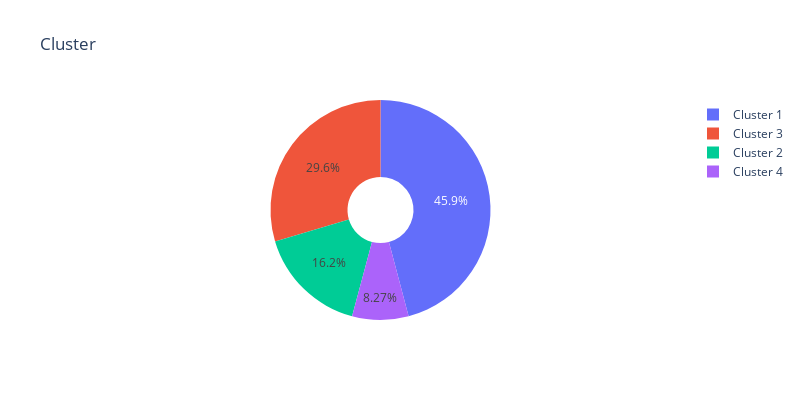

Source (notebook cell):
### Code cell
df_Edu = pd.DataFrame(df_['Cluster'].value_counts()).reset_index()
df_Edu.columns = ['Cluster', 'Count']

fig = go.Figure(data=[go.Pie(labels=df_Edu['Cluster'], values=df_Edu['Count'], hole=.3)])
fig.update_layout(width=800, height=400, title='Cluster')
fig.show()

### Figure 1 — Plotly figure (JSON) as saved in the notebook; plotly's stock layout.template omitted (floating-point values rounded to 4 significant figures)
{"data": [{"hole": 0.3, "labels": ["Cluster 1", "Cluster 3", "Cluster 2", "Cluster 4"], "type": "pie", "values": [1026, 662, 363, 185]}], "layout": {"height": 400, "title": {"text": "Cluster"}, "width": 800}}
